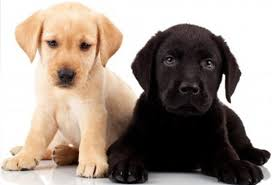
#> input picture Edureka/Machine Learning Engineer/Introduction to Machine Learning with Python/Module 7 - Unsupervised Learning/dogs.jpeg, 272 x 185 px
$ python 'Case Study 2.py'
#> lines starting #> are read from the running program, lines starting #| are printed output that depends on the picture
# -*- coding: utf-8 -*-
"""
Created on Wed Aug 19 03:01:50 2020

@author: SP
"""
import numpy as np
from matplotlib import pyplot as plt
from PIL import Image
from sklearn.cluster import KMeans
from mpl_toolkits.mplot3d import Axes3D

im = Image.open("dogs.jpeg")
#> im is the input picture: PIL image 272x185 RGB; mean R, G, B 160.9, 147.9, 138.1
#im.show()
im_array = np.array(im)
print(im_array)
#> (printed output is left out)
print(im_array.ndim)
#| 3
print(im_array.shape)
#| (185, 272, 3)
x, y, z = im_array.shape
#> x = 185; y = 272; z = 3
im_array_2d = np.reshape(im_array,(x*y,z))
print(im_array_2d)
#> (printed output is left out)
print(im_array_2d.ndim)
#| 2
print(im_array_2d.shape)
#| (50320, 3)

kmeans = KMeans(n_clusters = 3)
kmeans.fit(im_array_2d)
print(kmeans.labels_)
print(kmeans.cluster_centers_)
print(len(kmeans.labels_))
print(type(kmeans.labels_))
unique, counts = np.unique(kmeans.labels_,return_counts=True)
print(dict(zip(unique,counts)))
plt.figure(figsize = (16,9))
plt.imshow(((kmeans.cluster_centers_[kmeans.labels_].reshape(x,y,z)) * 255).astype(np.uint8))

r, g, b = im.split()
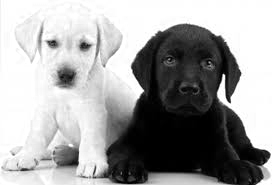
#> r: PIL image 272x185 L; min 0, max 255, mean 160.9
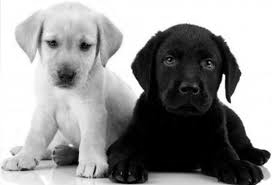
#> g: PIL image 272x185 L; min 0, max 255, mean 147.9
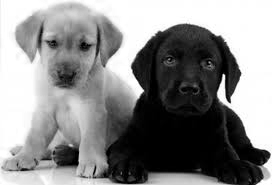
#> b: PIL image 272x185 L; min 0, max 255, mean 138.1
im = Image.merge("RGB", (b, g, r))
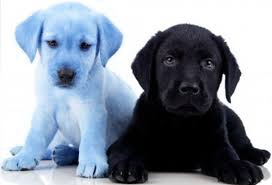
#> im: PIL image 272x185 RGB; mean R, G, B 138.1, 147.9, 160.9
ax = Axes3D(plt.figure(figsize = (16,9)))
ax.scatter(r, g, b)
plt.scatter(r,g,b)
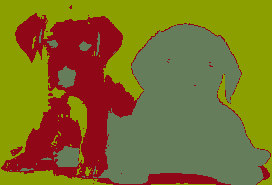
#> shown: shape (185, 272, 3); mean R, G, B 126.4, 110.2, 38.5
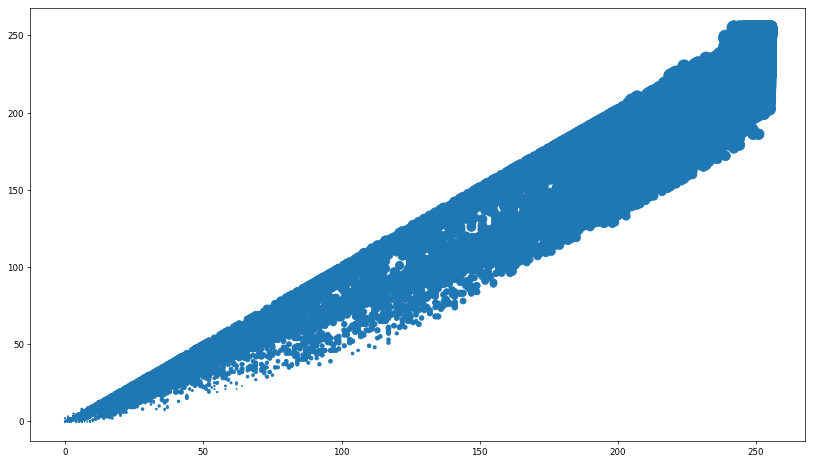
#> figure drawn by matplotlib, 1 panel
